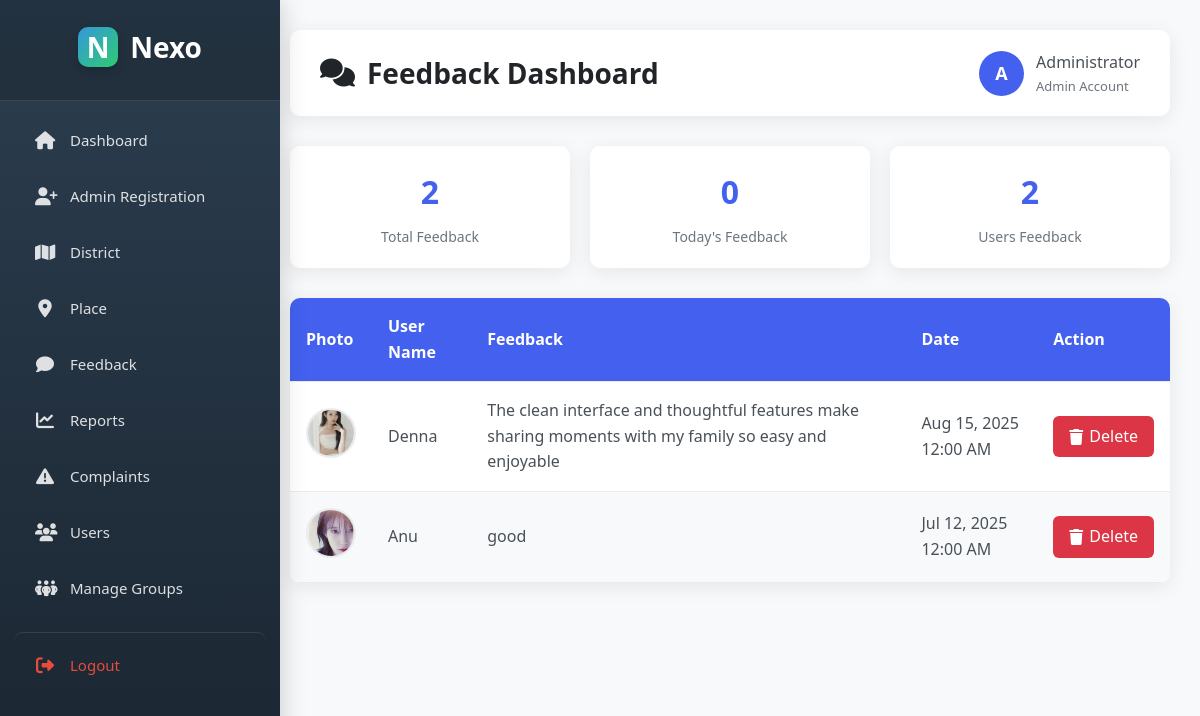
Page /Project/Admin/Feedback.php (signed in) on the committed database.
### tables this page shows
CREATE TABLE `tbl_feedback` (
  `feedback_id` int(11) NOT NULL,
  `feedback_content` varchar(5000) NOT NULL,
  `rating_value` int(11) NOT NULL,
  `feedback_date` date NOT NULL,
  `user_id` int(11) NOT NULL
);

CREATE TABLE `tbl_user` (
  `user_id` int(11) NOT NULL,
  `user_name` varchar(30) NOT NULL,
  `user_bio` varchar(2500) NOT NULL,
  `user_gender` varchar(10) NOT NULL,
  `user_status` enum('active','banned') DEFAULT 'active',
  `user_dob` date NOT NULL,
  `user_contact` varchar(11) NOT NULL,
  `user_email` varchar(30) NOT NULL,
  `user_password` varchar(2000) NOT NULL,
  `place_id` int(11) NOT NULL,
  `user_photo` varchar(100) NOT NULL
);

### Project/Admin/Feedback.php (the view, shortened to what this page needs)
<?php
include '../Assets/Connection/Connection.php';
?>
<!DOCTYPE html>
<html lang="en">
<head>
    <link rel="stylesheet" href="https://cdnjs.cloudflare.com/ajax/libs/font-awesome/6.4.0/css/all.min.css">
</head>
<body>
    <div class="main-container">
        <div class="sidebar-space">
            <?php include 'Sidebar.php'?>
        </div>
        <div class="content-area">
            <div class="page-header">
                <h1><i class="fas fa-comments"></i> Feedback Dashboard</h1>
                <div class="user-info">
                    <div class="user-avatar">A</div>
                    <div>
                        <div style="font-weight: 500;">Administrator</div>
                        <div style="font-size: 13px; color: var(--gray);">Admin Account</div>
                    </div>
                </div>
            </div>
            <div class="stats-container">
                <div class="stat-card">
                    <div class="stat-value">
                        <?php
                        $countQuery = "SELECT COUNT(*) as total FROM tbl_feedback";
                        $countResult = $con->query($countQuery);
                        echo $countResult->fetch_assoc()['total'];
                        ?>
                    </div>
                    <div class="stat-label">Total Feedback</div>
                </div>
                <div class="stat-card">
                    <div class="stat-value">
                        <?php
                        $today = date('Y-m-d');
                        $todayQuery = "SELECT COUNT(*) as total FROM tbl_feedback WHERE DATE(feedback_date) = '$today'";
                        $todayResult = $con->query($todayQuery);
                        echo $todayResult->fetch_assoc()['total'];
                        ?>
                    </div>
                    <div class="stat-label">Today's Feedback</div>
                </div>
                <div class="stat-card">
                    <div class="stat-value">
                        <?php
                        $userQuery = "SELECT COUNT(DISTINCT user_id) as total FROM tbl_feedback";
                        $userResult = $con->query($userQuery);
                        echo $userResult->fetch_assoc()['total'];
                        ?>
                    </div>
                    <div class="stat-label">Users Feedback</div>
                </div>
            </div>
            <div class="feedback-table-container">
                <table class="feedback-table">
                    <thead>
                        <tr>
                            <th>Photo</th>
                            <th>User Name</th>
                            <th>Feedback</th>
                            <th>Date</th>
                            <th>Action</th>
                        </tr>
                    </thead>
                    <tbody>
                        <?php
                        $res = $con->query("SELECT f.*, u.user_name, u.user_photo
                                            FROM tbl_feedback f
                                            JOIN tbl_user u ON f.user_id=u.user_id
                                            ORDER BY f.feedback_date DESC");
                        if ($res->num_rows > 0) {
                            while($data = $res->fetch_assoc()) {
                                echo "<tr>
                                        <td><img src='../Assets/Files/UserDocs/{$data['user_photo']}' class='user-photo' alt='{$data['user_name']}'></td>
                                        <td>{$data['user_name']}</td>
                                        <td>{$data['feedback_content']}</td>
                                        <td>" . date('M j, Y g:i A', strtotime($data['feedback_date'])) . "</td>
                                        <td class='action-cell'><a href='Feedback.php?delete={$data['feedback_id']}' class='delete-btn' onclick='return confirm(\"Delete this feedback?\")'><i class='fas fa-trash'></i> Delete</a></td>
                                      </tr>";
                            }
                        }
                        ?>
                    </tbody>
                </table>
            </div>
        </div>
    </div>
</body>
</html>

### Project/Admin/Feedback.php (style rules this page uses)
:root { --primary: #4361ee; --secondary: #3f37c9; --success: #4cc9f0; --info: #4895ef; --warning: #f72585; --light: #f8f9fa; --dark: #212529; --gray: #6c757d; --sidebar-width: 260px; --border-radius: 10px; --box-shadow: 0 4px 20px rgba(0, 0, 0, 0.08); --transition: all 0.3s ease; }
* { margin: 0; padding: 0; box-sizing: border-box; font-family: 'Segoe UI', Tahoma, Geneva, Verdana, sans-serif; }
body { background-color: #f5f7fb; color: #495057; line-height: 1.6; display: flex; min-height: 100vh; }
.main-container { display: flex; width: 100%; min-height: 100vh; }
.sidebar-space { width: var(--sidebar-width); min-height: 100vh; flex-shrink: 0; background: transparent; }
.content-area { flex: 1; padding: 30px; }
.page-header { background: white; padding: 20px 30px; border-radius: var(--border-radius); box-shadow: var(--box-shadow); margin-bottom: 30px; display: flex; justify-content: space-between; align-items: center; }
.page-header h1 { font-size: 28px; color: var(--dark); display: flex; align-items: center; gap: 12px; }
.user-info { display: flex; align-items: center; gap: 12px; }
.user-avatar { width: 45px; height: 45px; border-radius: 50%; background: var(--primary); display: flex; align-items: center; justify-content: center; color: white; font-weight: bold; font-size: 18px; }
.feedback-table-container { background: white; border-radius: var(--border-radius); box-shadow: var(--box-shadow); overflow: hidden; }
.feedback-table { width: 100%; border-collapse: collapse; }
.feedback-table th, .feedback-table td { padding: 16px; text-align: left; border-bottom: 1px solid #e9ecef; }
.feedback-table th { background-color: var(--primary); color: white; font-weight: 600; position: sticky; top: 0; }
.feedback-table tr:nth-child(even) { background-color: #f8f9fa; }
.user-photo { width: 50px; height: 50px; border-radius: 50%; object-fit: cover; border: 2px solid #e9ecef; }
.action-cell { white-space: nowrap; }
.delete-btn { display: inline-flex; align-items: center; padding: 8px 16px; background: #dc3545; color: white; text-decoration: none; border-radius: 6px; font-weight: 500; transition: var(--transition); gap: 6px; }
.stats-container { display: grid; grid-template-columns: repeat(auto-fit, minmax(200px, 1fr)); gap: 20px; margin-bottom: 30px; }
.stat-card { background: white; border-radius: var(--border-radius); padding: 20px; box-shadow: var(--box-shadow); text-align: center; }
.stat-value { font-size: 32px; font-weight: 700; color: var(--primary); margin-bottom: 8px; }
.stat-label { color: var(--gray); font-size: 14px; }
.feedback-table-container { animation: fadeIn 0.5s ease; }

### Project/Admin/Sidebar.php (style rules this page uses)
body { margin: 0; font-family: 'Segoe UI', Tahoma, Geneva, Verdana, sans-serif; display: flex; min-height: 100vh; background-color: #f8f9fa; }

### rows in the picture
tbl_feedback: user.user_photo (picture), user.user_name "Denna", feedback_content "The clean interface and thoughtful features make sharing moments with my family so easy and enjoyable", feedback_date "Aug 15, 2025 12:00 AM"
tbl_feedback: user.user_photo (picture), user.user_name "Anu", feedback_content "good", feedback_date "Jul 12, 2025 12:00 AM"

### other values in the picture
$countResult->fetch_assoc()['total'] "2"
$todayResult->fetch_assoc()['total'] "0"
$userResult->fetch_assoc()['total'] "2"
